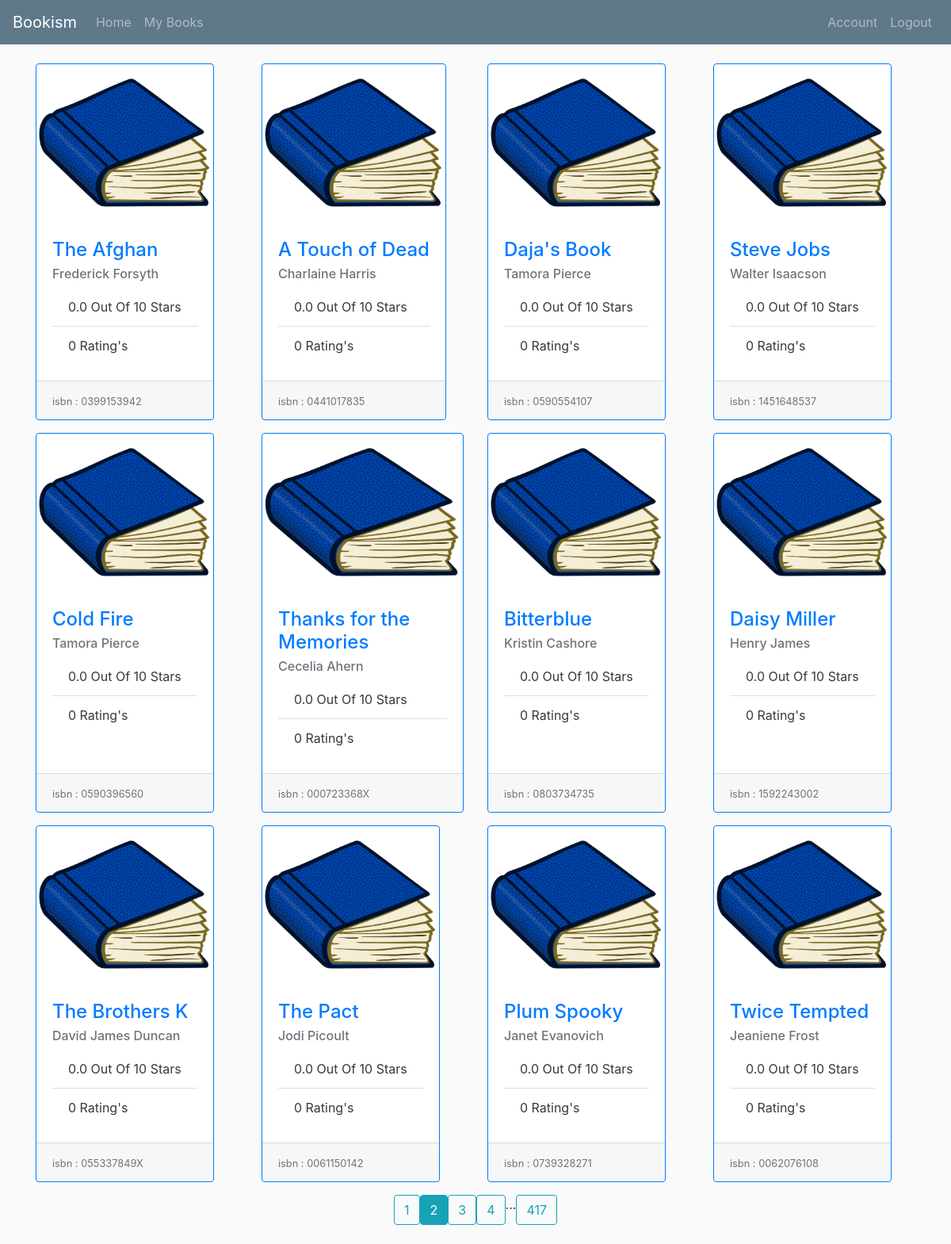
Page /?page=2 (signed in) on the earlier database version.
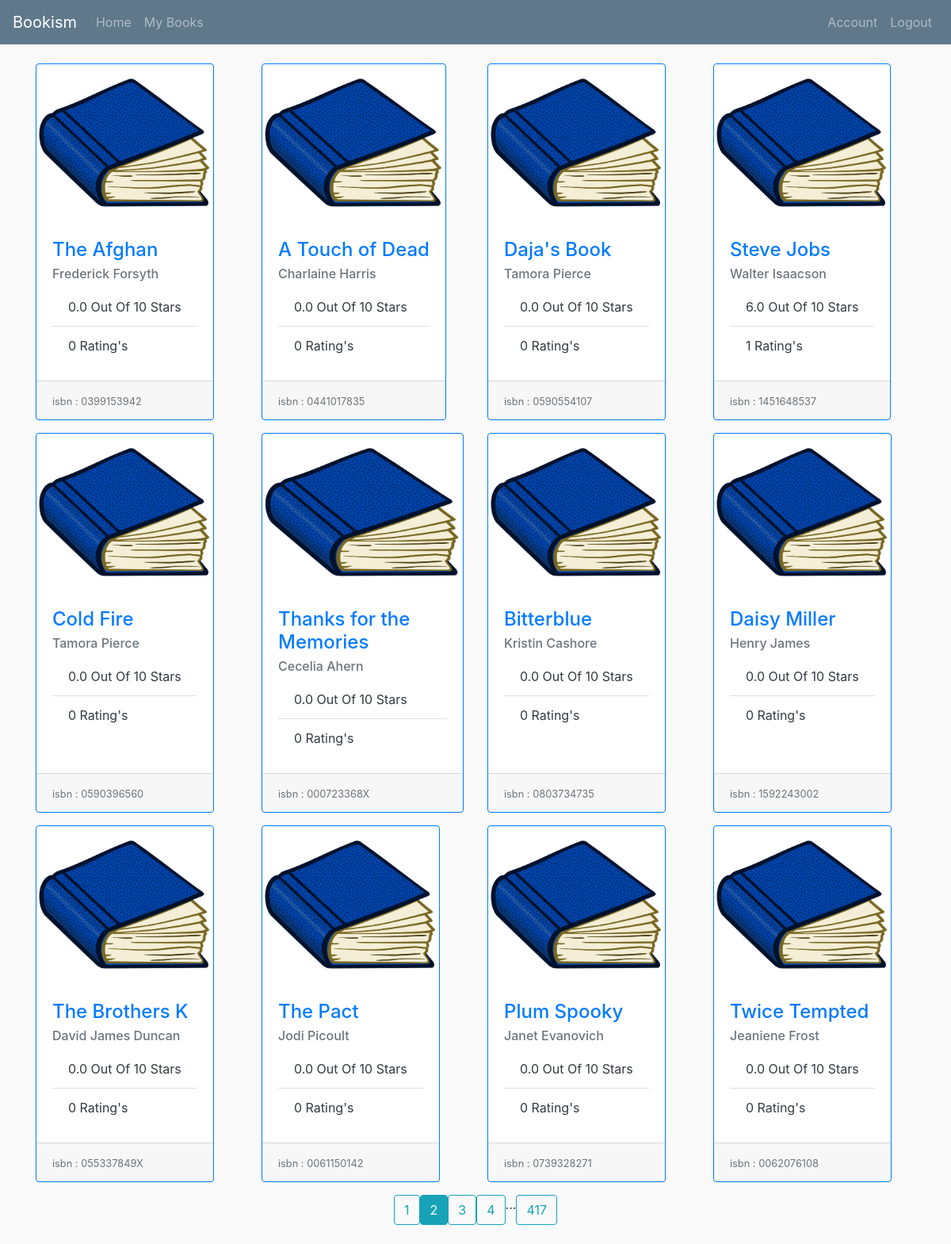
Same page on the later database version.
### project1/models.py (models this page shows)
class Book(db.Model):
    id = db.Column(db.Integer, primary_key=True)
    isbn = db.Column(db.String(25), nullable=False)
    title = db.Column(db.String(50), nullable=False)
    author = db.Column(db.String(25), nullable=False)
    year = db.Column(db.Integer, nullable=False)
    count_ratings = db.Column(db.Integer)
    overall_rating = db.Column(db.Float)
    image_file = db.Column(db.String(20), nullable=False, default='default.jpg')
    reviews = db.relationship("Review", back_populates="books")

### project1/routes.py (the view)
@app.route("/")
def index():
    page = request.args.get('page', 1, type=int)  # Get url arguements for page
    books = Book.query.paginate(per_page=12, page=page)  # Only load the current page
    return render_template('home.html', books=books)

### project1/models.py (called while the page is built)
@login_manager.user_loader
def load_user(user_id):
    return User.query.get(int(user_id))

### project1/templates/home.html (shortened to what this page needs)
{% extends "index.html" %}
{% block body %}
  {% for book in books.items %}
  <div class="col-3 d-flex align-items-stretch">
    <div class="card border-primary mb-3">
      <img class="card-img-top" src="static/book_pics/{{ book.image_file }}" height="200">
      <div class="card-body text-dark">
        <h4 class="card-title"><a href="{{ url_for('book', id=book.id) }}">{{ book.title }}</a></h4>
        <h6 class="card-subtitle mb-2 text-muted">{{ book.author }}</h6>
        <ul class="list-group list-group-flush">
          <li class="list-group-item">{{ book.overall_rating }} Out Of 10 Stars</li>
          <li class="list-group-item">{{ book.count_ratings }} Rating's</li>
        </ul>
      </div>
      <div class="card-footer">
        <small class="text-muted">isbn : {{ book.isbn }}</small>
      </div>
    </div>
  </div>
  {% endfor %}
  {% for page_num in books.iter_pages(left_edge=1, right_edge=1, left_current=1, right_current=2) %}
    {% if page_num %}
      {% if books.page == page_num %}
        <a class="btn btn-info mb-4" href="{{ url_for('index', page=page_num) }}">{{ page_num }}</a>
      {% else %}
        <a class="btn btn-outline-info mb-4" href="{{ url_for('index', page=page_num) }}">{{ page_num }}</a>
      {% endif %}
    {% else %}
      ...
    {% endif %}
  {% endfor %}
{% endblock %}

Differences in the rows shown:
changed Book "Steve Jobs": overall_rating "0.0" → "6.0"; count_ratings "0" → "1"
